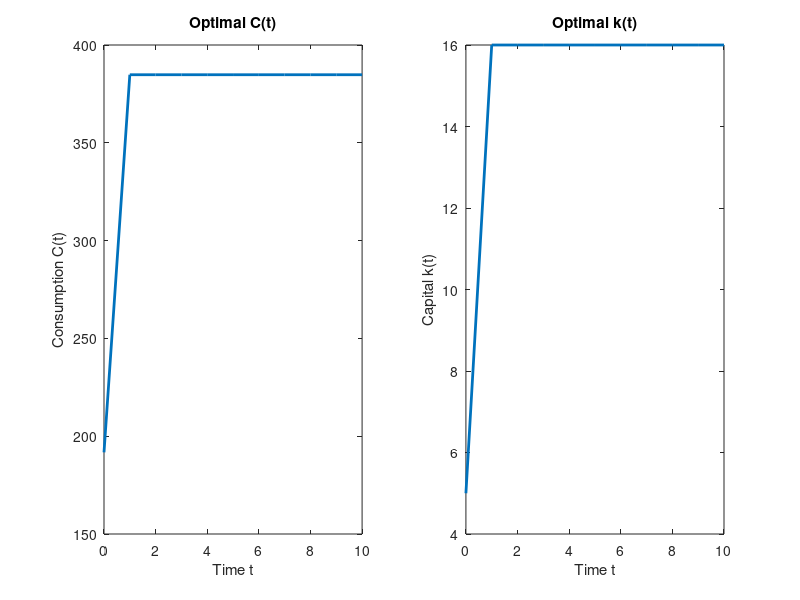
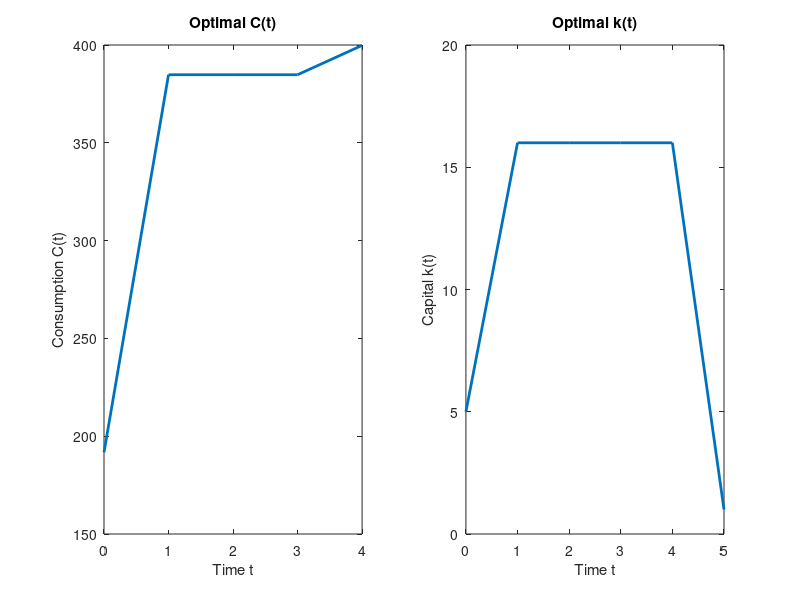

Source code (MATLAB) for these figures, in order: (Note: this script raises an error after producing the figures.)

%%%%%%%%%%%%%%%%%%%%%%%%%%%%%%%%%%%%%%%%%%%%%%%%%%%%%%%%%%%%%%%%%%%%%%%%%%%%
% Program Name:   PS3.m
% Author:         Elmer Li
% Date Created:   03.12
% Project:        Resource economics
% Input:          
% Output:         
%%%%%%%%%%%%%%%%%%%%%%%%%%%%%%%%%%%%%%%%%%%%%%%%%%%%%%%%%%%%%%%%%%%%%%%%%%%%

%% Initialize paramters and functions
%%%%%%%%%%%%%%%%%%%%%%%%%%%%%%%%%%


clear all; clc;

%% 1. Deterministic - infinite
%%%%%%%%%%%%%%%%%%%%%%%%%%%%%%%%%%

%% Initialize paramters and functions
% prameters
    rho = 0.05; % discount rate
    beta = 1/(1+rho); % discount factor
    a = 48.05; % production function parameter
    b = 3; % production function parameter
    num_k = 30;   % size of grid
    k_max = 30;  % upper bound for capital
    k_min = 1;  % lower bound for capital
    k_grid = linspace(k_min,k_max,num_k)'; % create grid for captial 
        % this is the grid for both state and control variable
    crit = 1;   % Initialize convergence criterion
    tol = 0.01; % Convergence tolerance

% funcitons
    val_fun = zeros(num_k,1); % value function vector
    val_temp = zeros(num_k,1);  % temporary value function vector-to store last value function
    pi_mat = zeros(num_k,num_k); % initialize per-period pay-off
    M_det = zeros(num_k,num_k,num_k); % initialize transition matrix
    func_k = @(k1)  a*k1 - (b/2)*k1^2; % initialize production function

% fill in per-priod pay-off
    % i is the state (k), j is the control (k')
    for k=1:num_k 
        for k_p = 1:num_k
            pi_mat(k,k_p) = log(func_k(k_grid(k)) + k_grid(k) - k_grid(k_p)); 
        end
    end

% fill in transition matrix
    for k=1:num_k 
        for k_p = 1:num_k
            if func_k(k_grid(k)) + k_grid(k) - k_grid(k_p) > 0 
                M_det(k,k_p,k_p) = 1; 
            else 
                M_det(k,k_p,k_p) = 0;
            end 
        end
    end

% initial guess for value function
    val_temp = max(pi_mat, [], 2); % max value for each row (state)



%% Value function iteration
% Solve for fixed point
    while crit>tol
        % initialize value function matrix - function of states & actions
        val_mat = zeros(num_k,num_k); 
        % calculate value function matrix
        for k_p = 1:num_k   
            val_mat(:,k_p) = pi_mat(:,k_p) + beta*M_det(:,:,k_p)*val_temp; 
        end
        % for each state k, find action k_p that maximizes val_mat(k,:)
        [val_fun,k_p_index] = max(val_mat, [], 2);
        % update convergence criterion and value funciton
        crit = max(abs(val_fun-val_temp)); 
        val_temp = val_fun;
    end

% get table of value and policy function
    opt1 = [k_grid,val_fun,k_grid(k_p_index)]; 
    xlswrite("PS3.xls",opt1,1)

% calcluate optimum k and consuption starting k_0 =5, draw graph  
    k_0 = 5; % initial value for k
    T = 10; % check 100 periods
    k_t(1,1) = k_0; 
    for t=1:T+1
        for k = 1:num_k
            if k_t(t,1) == opt1(k,1)
                k_t(t+1,1) = opt1(k,3); 
                C_t(t,1) = func_k(k_t(t,1)) + k_t(t,1) - k_t(t+1,1); 
            end 
        end
    end

    figure
    subplot(1,2,1); plot(0:T, C_t(1:T+1), 'linewidth',2); title('Optimal C(t)'); xlabel('Time t'); ylabel('Consumption C(t)'); 
    subplot(1,2,2); plot(0:T, k_t(1:T+1), 'linewidth',2); title('Optimal k(t)'); xlabel('Time t'); ylabel('Capital k(t)'); 
    print('Deterministic_inf','-dpng')


%% 2. Deterministic - finite
%%%%%%%%%%%%%%%%%%%%%%%%%%%%%%%%%%

clear val_fun val_temp val_mat pi_mat optimum consumption k_p k_p_index k_0 T k_t C_t;

%% Initialize parameters & functions
    T = 4; % the last periods
    n_periods = T + 1; % number of periods
    last_period = n_periods; % number for last period
    val_fun = zeros(num_k,n_periods); % value function vector
    k_p_index = zeros(num_k,n_periods); % the index matrix of the control var - k_p
    pi_mat = zeros(num_k,num_k); % initialize per-period pay-off

% fill in per-priod pay-off
    % i is the state (k), j is the control (k')
    for k=1:num_k 
        for k_p = 1:num_k
            pi_mat(k,k_p) = log(func_k(k_grid(k)) + k_grid(k) - k_grid(k_p)); 
        end
    end

% value function in last period
    [val_fun(:,last_period),k_p_index(:,last_period)] = max(pi_mat, [], 2);


%% Backward iteration

% Calculate value function backwards
    for t = T:-1:1
        % initialize value function matrix - function of states & actions
        val_mat = zeros(num_k,num_k); 
        % calculate value function matrix
        for k_p = 1:num_k   
            val_mat(:,k_p) = pi_mat(:,k_p) + beta*M_det(:,:,k_p)*val_fun(:,t+1); 
        end
        % for each state k, find action k_p that maximizes val_mat(k,:)
        [val_fun(:,t),k_p_index(:,t)] = max(val_mat, [], 2);
    end

% get table of value and policy function
    opt2 = [k_grid,val_fun,k_grid(k_p_index)]; 
    xlswrite("PS3_q2.xls",opt2,2)

% calcluate optimum k and consuption starting k_0 =5, draw graph  
    k_0 = 5; % initial value for k
    T = 4; % check 100 periods
    k_t(1,1) = k_0; 
    for t=1:T+1
        for k = 1:num_k
            if k_t(t,1) == opt2(k,1)
                k_t(t+1,1) = opt2(k,t+6); 
                C_t(t,1) = func_k(k_t(t,1)) + k_t(t,1) - k_t(t+1,1); 
            end 
        end
    end

    figure
    subplot(1,2,1); plot(0:T, C_t(1:T+1), 'linewidth',2); title('Optimal C(t)'); xlabel('Time t'); ylabel('Consumption C(t)'); 
    subplot(1,2,2); plot(0:T+1, k_t(1:T+2), 'linewidth',2); title('Optimal k(t)'); xlabel('Time t'); ylabel('Capital k(t)'); 
    print('Deterministic_fin','-dpng')



%% 3. Stochastic - infinite
%%%%%%%%%%%%%%%%%%%%%%%%%%%%%%%%%%

%% Initialize paramters and functions

% prameters
    b = 2; % update b
    num_I = 28; % size of control grid
    I_max = 29;  % upper bound for capital
    I_min = 2;  % lower bound for capital
    I_grid = linspace(I_min,I_max,num_I)'; % create grid for captial 

% funcitons
    val_fun = zeros(num_k,1); % value function vector
    val_temp = zeros(num_k,1);  % temporary value function vector-to store last value function
    pi_mat = zeros(num_k,num_I); % initialize per-period pay-off
    M_sto = zeros(num_k,num_k,num_I); % initialize transition matrix
    func_k = @(k1)  a*k1 - (b/2)*k1^2; % initialize production function

% fill in per-priod pay-off
    for k=1:num_k
        for I = 1:num_I
            pi_mat(k,I) = log(func_k(k_grid(k)) + k_grid(k) - I_grid(I)); 
        end
    end

% initial guess for value function
    val_temp = max(pi_mat, [], 2); % max value for each row (state)

% fill in transition matrix
    for k=1:num_k 
        for I = 1:num_I
            if func_k(k_grid(k)) + k_grid(k) - I_grid(I) - 1 > 0 % worst case consuption grt 0
                M_sto(k,I_grid(I)-1,I) = 0.25; M_sto(k,I_grid(I),I) = 0.45; M_sto(k,I_grid(I)+1,I) = 0.3; 
            else 
                M_sto(k,I_grid(I)-1,I) = 0; M_sto(k,I_grid(I),I) = 0; M_sto(k,I_grid(I)+1,I) = 0; 
            end 
        end 
    end 


%% Value function iteration

% Solve for fixed point
    i = 0; 
    while crit>tol
        % initialize value function matrix - function of states & actions
        val_mat = zeros(num_k,num_I); 
        % calculate value function matrix
        for I = 1:num_I   
            val_mat(:,I) = pi_mat(:,I) + beta*M_sto(:,:,I)*val_temp; 
        end
        % for each state k, find action k_p that maximizes val_mat(k,:)
        [val_fun,I_index] = max(val_mat, [], 2);
        % update convergence criterion and value funciton
        crit = max(abs(val_fun-val_temp)); 
        val_temp = val_fun;
        i = i + 1; 
    end
    fprintf('It takes %d iteration to converge\n', i);

% get table of value and policy function
    I_opt = I_grid(I_index); 
    opt3 = [k_grid,val_fun,I_opt]; 
    xlswrite("PS3_q3.xls",opt3)

%% simulation exercise
    k_0 = 5; % initial value for k
    T = 10; % check 10 periods
    num_sim = 5; % number of simulation

    k_t = zeros(T+1,num_sim); % initialize capital trajectory
    C_t = zeros(T,num_sim); % initialize consumption trajectory
    I_t = zeros(T,num_sim); % initialize investment trajectory
 
    rand_mat = rand(T,num_sim); % random matrix within (0,1) interval
    eps = -1*(rand_mat<=0.25) + 0*(rand_mat>0.25 & rand_mat<=0.75) + 1*(rand_mat>0.75); 

    k_t(1,:) = k_0; 
    for s=1:num_sim
        for t=2:T+1
            kk = (k_t(t-1,s)==opt3(:,1)); % find out the state for pervious period capital
            I_t(t-1,s) = I_opt(kk); % optimal investment in t-1
            k_t(t,s) = I_t(t-1,s) + eps(t-1,s); % k prime is I + eps, depending on the realization of epsilon according to simulation
        end
    end 

   C_t = (a+1)*k_t(1:T,:) - b/2*k_t(1:T,:).^2 - I_t; % calculate consuption

% draw graph
    figure
    subplot(2,2,1); plot(0:T, k_t); title('Capital');xlabel('t'); ylabel('k(t)'); axis([0 T+1 0 30])
    subplot(2,2,2); plot(0:T-1, I_t); title('Investment');xlabel('t'); ylabel('I(t)'); axis([0 T 0 30])
    subplot(2,2,3); plot(0:T-1, C_t); title('Consumption');xlabel('t'); ylabel('C(t)'); 
    subplot(2,2,4); plot(0:T-1, eps); title('\epsilon_t');xlabel('t'); ylabel('\epsilon(t)'); axis([0 T -2 2])
    print('Stochastic_inf','-dpng')


%% 4. Stochastic - finite
%%%%%%%%%%%%%%%%%%%%%%%%%%%%%%%%%%

clear val_fun val_temp val_mat pi_mat optimum consumption k_p k_p_index k_0 T k_t C_t;

%% Initialize parameters & functions
    b = 2; % update b
    num_I = 28; % size of control grid
    I_max = 29;  % upper bound for capital
    I_min = 2;  % lower bound for capital
    I_grid = linspace(I_min,I_max,num_I)'; % create grid for captial 
    T = 4; % the last periods
    n_periods = T + 1; % number of periods
    last_period = n_periods; % number for last period
    val_fun = zeros(num_k,n_periods); % value function vector
    I_index = zeros(num_k,n_periods); % the index matrix of the control var - I
    pi_mat = zeros(num_k,num_I); % initialize per-period pay-off

% fill in per-priod pay-off
    % i is the state (k), j is the control (k')
    for k=1:num_k 
        for I = 1:num_I
            pi_mat(k,I) = log(func_k(k_grid(k)) + k_grid(k) - I_grid(I)); 
        end
    end

% value function in last period
    [val_fun(:,last_period),I_index(:,last_period)] = max(pi_mat, [], 2);


%% Backward iteration
% Calculate value function backwards
    for t = T:-1:1
        % initialize value function matrix - function of states & actions
        val_mat = zeros(num_k,num_I); 
        % calculate value function matrix
        for I = 1:num_I   
            val_mat(:,I) = pi_mat(:,I) + beta*M_sto(:,:,I)*val_fun(:,t+1); 
        end
        % for each state k, find action k_p that maximizes val_mat(k,:)
        [val_fun(:,t),I_index(:,t)] = max(val_mat, [], 2);
    end

% get table of value and policy function
    I_opt = I_grid(I_index); 
    opt4 = [k_grid,val_fun,I_grid(I_index)]; 
    xlswrite("PS3_q4.xlsx",opt4)

%% simulation exercise
    k_0 = 5; % initial value for k
    num_sim = 5; % number of simulation

    k_t = zeros(T+1,num_sim); % initialize capital trajectory
    C_t = zeros(T,num_sim); % initialize consumption trajectory
    I_t = zeros(T,num_sim); % initialize investment trajectory
 
    rand_mat = rand(T,num_sim); % random matrix within (0,1) interval
    eps = -1*(rand_mat<=0.25) + 0*(rand_mat>0.25 & rand_mat<=0.75) + 1*(rand_mat>0.75); 

    k_t(1,:) = k_0; 
    for s=1:num_sim
        for t=2:T+1
            kk = (k_t(t-1,s)==opt4(:,1)); % find out the state for pervious period capital
            I_t(t-1,s) = I_opt(kk,t-1); % optimal investment in t-1
            k_t(t,s) = I_t(t-1,s) + eps(t-1,s); % k prime is I + eps, depending on the realization of epsilon according to simulation
        end
    end 

   C_t = (a+1)*k_t(1:T,:) - b/2*k_t(1:T,:).^2 - I_t; % calculate consuption

% draw graph
    figure
    subplot(2,2,1); plot(0:T, k_t); title('Capital');xlabel('t'); ylabel('k(t)'); axis([0 T+1 0 30])
    subplot(2,2,2); plot(0:T-1, I_t); title('Investment');xlabel('t'); ylabel('I(t)'); axis([0 T 0 30])
    subplot(2,2,3); plot(0:T-1, C_t); title('Consumption');xlabel('t'); ylabel('C(t)'); 
    subplot(2,2,4); plot(0:T-1, eps); title('\epsilon_t');xlabel('t'); ylabel('\epsilon(t)'); axis([0 T -2 2])
    print('Stochastic_fin','-dpng')



%%%%%%%%%%%%%%%%%%%%%%%%%%%%%%%%%%%%%%%%%%%%%%%%%%%%%%%%%%%%
%%%%%%%%%%%%%%%%%%%%%%%%%%%%%%%%%%%%%%%%%%%%%%%%%%%%%%%%%%%%
%%%%%%%%%%%%%%%%%%%%    END PROGRAM    %%%%%%%%%%%%%%%%%%%%%
%%%%%%%%%%%%%%%%%%%%%%%%%%%%%%%%%%%%%%%%%%%%%%%%%%%%%%%%%%%%
%%%%%%%%%%%%%%%%%%%%%%%%%%%%%%%%%%%%%%%%%%%%%%%%%%%%%%%%%%%%
